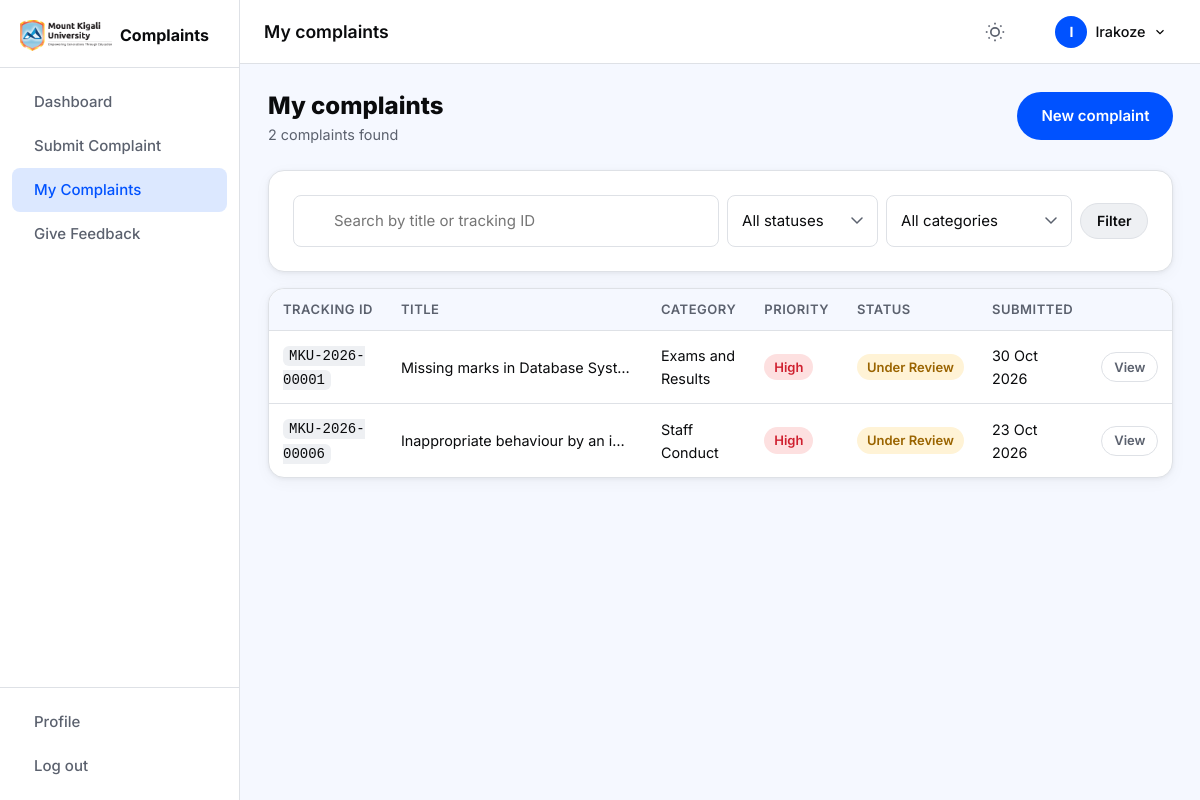
Screenshot of /student/my-complaints.php (signed in) with the database file from the repository.
### tables this page shows
CREATE TABLE `complaints` (
    `id`            INT UNSIGNED NOT NULL AUTO_INCREMENT,
    `tracking_id`   VARCHAR(20)  NOT NULL,
    `student_id`    INT UNSIGNED NOT NULL,
    `is_anonymous`  TINYINT(1)   NOT NULL DEFAULT 0,
    `category`      ENUM(
                        'Academic',
                        'Fees and Finance',
                        'Exams and Results',
                        'Accommodation',
                        'ICT and E-learning',
                        'Library',
                        'Staff Conduct',
                        'Other'
                    ) NOT NULL,
    `title`         VARCHAR(200) NOT NULL,
    `description`   TEXT NOT NULL,
    `priority`      ENUM('Low','Medium','High') NOT NULL DEFAULT 'Low',
    `department_id` INT UNSIGNED DEFAULT NULL,
    `assigned_to`   INT UNSIGNED DEFAULT NULL,
    `status`        ENUM(
                        'Submitted',
                        'Under Review',
                        'In Progress',
                        'Resolved',
                        'Closed',
                        'Rejected',
                        'Escalated'
                    ) NOT NULL DEFAULT 'Submitted',
    `rating`        TINYINT UNSIGNED DEFAULT NULL COMMENT '1-5 student satisfaction after resolution',
    `created_at`    DATETIME NOT NULL DEFAULT CURRENT_TIMESTAMP,
    `updated_at`    DATETIME NOT NULL DEFAULT CURRENT_TIMESTAMP ON UPDATE CURRENT_TIMESTAMP,
    PRIMARY KEY (`id`),
    UNIQUE KEY `uq_tracking_id` (`tracking_id`),
    KEY `idx_student_id`        (`student_id`),
    KEY `idx_status`            (`status`),
    KEY `idx_department_id`     (`department_id`),
    KEY `idx_assigned_to`       (`assigned_to`),
    KEY `idx_created_at`        (`created_at`),
    CONSTRAINT `fk_complaints_student`
        FOREIGN KEY (`student_id`) REFERENCES `users` (`id`)
        ON DELETE CASCADE ON UPDATE CASCADE,
    CONSTRAINT `fk_complaints_department`
        FOREIGN KEY (`department_id`) REFERENCES `departments` (`id`)
        ON DELETE SET NULL ON UPDATE CASCADE,
    CONSTRAINT `fk_complaints_assigned`
        FOREIGN KEY (`assigned_to`) REFERENCES `users` (`id`)
        ON DELETE SET NULL ON UPDATE CASCADE
);

### includes/functions.php (called while the page is built, shortened)
<?php
function e(string $value): string {
    return htmlspecialchars($value, ENT_QUOTES | ENT_SUBSTITUTE, 'UTF-8');
}
function status_badge_class(string $status): string {
    return match ($status) {
        'Submitted'    => 'blue',
        'Under Review' => 'yellow',
        'In Progress'  => 'orange',
        'Resolved'     => 'green',
        'Closed'       => 'grey',
        'Rejected'     => 'red',
        'Escalated'    => 'purple',
        default        => 'grey',
    };
}
function priority_badge_class(string $priority): string {
    return match ($priority) {
        'High'   => 'red',
        'Medium' => 'orange',
        'Low'    => 'green',
        default  => 'grey',
    };
}

### student/my-complaints.php (the view, shortened to what this page needs)
<?php
require_once dirname(__DIR__) . '/includes/functions.php';
$pdo  = get_db();
$user = get_logged_in_user();
$uid  = $user['id'];
$search   = trim($_GET['search']   ?? '');
$status   = trim($_GET['status']   ?? '');
$category = trim($_GET['category'] ?? '');
$page_num = max(1, (int)($_GET['page'] ?? 1));
$per_page = 10;
$where  = ['c.student_id = ?'];
$params = [$uid];
$where_sql = 'WHERE ' . implode(' AND ', $where);
$count_stmt = $pdo->prepare("SELECT COUNT(*) FROM complaints c {$where_sql}");
$count_stmt->execute($params);
$total = (int) $count_stmt->fetchColumn();
$pag = paginate($total, $per_page, $page_num);
$list_stmt = $pdo->prepare(
    "SELECT c.id, c.tracking_id, c.title, c.category, c.status, c.priority, c.is_anonymous, c.created_at, c.updated_at
     FROM complaints c {$where_sql}
     ORDER BY c.created_at DESC
     LIMIT ? OFFSET ?"
);
$params[] = $per_page;
$params[] = $pag['offset'];
$list_stmt->execute($params);
$complaints = $list_stmt->fetchAll();
$filter_params = array_filter(['search' => $search, 'status' => $status, 'category' => $category]);
include dirname(__DIR__) . '/includes/header.php';
?>
<div class="page-header">
  <div>
    <h2 class="page-title">My complaints</h2>
    <p class="page-subtitle"><?= $total ?> complaint<?= $total !== 1 ? 's' : '' ?> found</p>
  </div>
  <a href="<?= APP_URL ?>/student/submit-complaint.php" class="btn btn--primary">
    <?= icon('plus-circle') ?> New complaint
  </a>
</div>
<div class="filters-bar card">
  <form method="GET" action="" id="filter-form" class="filters-bar__form">
    <div class="filters-bar__search">
      <input type="text" name="search" id="search" class="form-input filters-bar__input"
             placeholder="Search by title or tracking ID"
             value="<?= e($search) ?>" aria-label="Search complaints">
    </div>
    <select name="status" class="form-input form-select filters-bar__select" aria-label="Filter by status">
      <option value="">All statuses</option>
    </select>
    <select name="category" class="form-input form-select filters-bar__select" aria-label="Filter by category">
      <option value="">All categories</option>
    </select>
    <button type="submit" class="btn btn--secondary btn--sm"><?= icon('filter') ?> Filter</button>
  </form>
</div>
<?php if (empty($complaints)): ?>
  <div class="empty-state card">
    <?= icon('file-text') ?>
    <h4>No complaints found</h4>
    <?php if (!empty($filter_params)): ?>
      <p>Try adjusting your filters.</p>
      <a href="?" class="btn btn--ghost btn--sm">Clear filters</a>
    <?php else: ?>
      <p>You have not submitted any complaints yet.</p>
      <a href="<?= APP_URL ?>/student/submit-complaint.php" class="btn btn--primary btn--sm">Submit your first complaint</a>
    <?php endif; ?>
  </div>
<?php else: ?>
  <div class="card table-card">
    <div class="table-wrap">
      <table class="table" aria-label="My complaints">
        <thead>
          <tr>
            <th scope="col">Tracking ID</th>
            <th scope="col">Title</th>
            <th scope="col">Category</th>
            <th scope="col">Priority</th>
            <th scope="col">Status</th>
            <th scope="col">Submitted</th>
            <th scope="col"><span class="sr-only">Action</span></th>
          </tr>
        </thead>
        <tbody>
          <?php foreach ($complaints as $c): ?>
          <tr>
            <td><code class="tracking-id"><?= e($c['tracking_id']) ?></code></td>
            <td class="table__title">
              <?= e($c['title']) ?>
            </td>
            <td><?= e($c['category']) ?></td>
            <td><span class="badge badge--<?= priority_badge_class($c['priority']) ?>"><?= e($c['priority']) ?></span></td>
            <td><span class="badge badge--<?= status_badge_class($c['status']) ?>"><?= e($c['status']) ?></span></td>
            <td><?= date('d M Y', strtotime($c['created_at'])) ?></td>
            <td>
              <a href="<?= APP_URL ?>/student/complaint-details.php?id=<?= (int)$c['id'] ?>"
                 class="btn btn--ghost btn--xs">View</a>
            </td>
          </tr>
          <?php endforeach; ?>
        </tbody>
      </table>
    </div>
  </div>
<?php endif; ?>
<?php include dirname(__DIR__) . '/includes/footer.php'; ?>

### assets/css/style.css (style rules this page uses)
:root { --blue: #0052FF; --blue-hover: #0045D8; --blue-light: #dce8ff; --text: #0A0B0D; --text-muted: #5B616E; --surface-1: #F5F8FF; --surface-2: #EEF0F3; --border: #DEE1E6; --success: #05B169; --success-bg: #d4f7e7; --warning: #F4A100; --warning-bg: #fff3d6; --error: #CF202F; --error-bg: #fde0e0; --info-bg: #dce8ff; --white: #ffffff; --shadow: 0 1px 4px rgba(0,0,0,0.06), 0 4px 16px rgba(0,0,0,0.04); --shadow-md: 0 4px 24px rgba(0,0,0,0.10); --radius-sm: 6px; --radius: 8px; --radius-lg: 16px; --radius-pill: 999px; --sidebar-w: 240px; --topbar-h: 64px; --transition: 150ms ease; }
*, *::before, *::after { box-sizing: border-box; margin: 0; padding: 0; }
html { font-size: 16px; scroll-behavior: smooth; }
body { font-family: 'Inter', system-ui, -apple-system, sans-serif; font-size: 1rem; line-height: 1.6; color: var(--text); background: var(--surface-1); -webkit-font-smoothing: antialiased; }
h1, h2, h3, h4, h5, h6 { font-weight: 700; line-height: 1.2; color: var(--text); }
a { color: var(--blue); text-decoration: none; }
button { cursor: pointer; font-family: inherit; }
code { font-family: 'Courier New', monospace; font-size: 0.875rem; }
.tracking-id { font-family: monospace; font-size: 0.875rem; background: var(--surface-2); padding: 2px 6px; border-radius: var(--radius-sm); }
.btn { display: inline-flex; align-items: center; justify-content: center; gap: 7px; font-family: inherit; font-size: 0.9375rem; font-weight: 600; height: 48px; padding: 0 24px; border-radius: var(--radius-pill); border: none; cursor: pointer; transition: background var(--transition), color var(--transition), box-shadow var(--transition); white-space: nowrap; text-decoration: none; position: relative; }
.btn--primary { background: var(--blue); color: #fff; }
.btn--secondary { background: var(--surface-2); color: var(--text); border: 1px solid var(--border); }
.btn--ghost { background: transparent; color: var(--text-muted); border: 1px solid var(--border); }
.btn--sm { height: 36px; font-size: 0.875rem; padding: 0 16px; }
.btn--xs { height: 30px; font-size: 0.8125rem; padding: 0 12px; }
.form-input { height: 52px; padding: 0 14px; font-size: 0.9375rem; font-family: inherit; color: var(--text); background: var(--white); border: 1px solid var(--border); border-radius: var(--radius); transition: border-color var(--transition), box-shadow var(--transition); appearance: none; }
.form-select { background-repeat: no-repeat; background-position: right 14px center; padding-right: 36px; cursor: pointer; }
.card { background: var(--white); border: 1px solid var(--border); border-radius: var(--radius-lg); box-shadow: var(--shadow); padding: 24px; }
.badge { display: inline-flex; align-items: center; padding: 3px 10px; border-radius: var(--radius-pill); font-size: 0.8125rem; font-weight: 600; white-space: nowrap; }
.badge--yellow { background: var(--warning-bg); color: #9a6400; }
.badge--red { background: var(--error-bg); color: var(--error); }
.table-wrap { overflow-x: auto; }
.table { width: 100%; border-collapse: collapse; }
.table th { font-size: 0.8125rem; font-weight: 600; text-transform: uppercase; letter-spacing: 0.04em; color: var(--text-muted); padding: 10px 14px; text-align: left; background: var(--surface-1); border-bottom: 1px solid var(--border); white-space: nowrap; position: sticky; top: 0; }
.table td { padding: 12px 14px; border-bottom: 1px solid var(--border); font-size: 0.9rem; color: var(--text); vertical-align: middle; }
.table tbody tr:last-child td { border-bottom: none; }
.table__title { max-width: 260px; overflow: hidden; text-overflow: ellipsis; white-space: nowrap; }
.table-card { padding: 0; overflow: hidden; }
.table-card .table-wrap { border-radius: var(--radius-lg); }
.filters-bar { margin-bottom: 16px; }
.filters-bar__form { display: flex; align-items: center; gap: 8px; flex-wrap: wrap; }
.filters-bar__search { position: relative; flex: 1; min-width: 200px; }
.filters-bar__input { padding-left: 40px; width: 100%; }
.filters-bar__select { min-width: 150px; height: 52px; }
.page-header { display: flex; align-items: flex-start; justify-content: space-between; gap: 16px; margin-bottom: 24px; flex-wrap: wrap; }
.page-title { font-size: 1.5rem; font-weight: 800; }
.page-subtitle { color: var(--text-muted); font-size: 0.9rem; margin-top: 2px; }

### rows the page displays
complaints: tracking "MKU-2026-00001", title "Missing marks in Database Syst…", category "Exams and Results", priority "High", status "Under Review", created_at "30 Oct 2026"
complaints: tracking "MKU-2026-00006", title "Inappropriate behaviour by an i…", category "Staff Conduct", priority "High", status "Under Review", created_at "23 Oct 2026"

### other values shown
$item['label'] "Dashboard"
$item['label'] "Submit Complaint"
$item['label'] "My Complaints"
$item['label'] "Give Feedback"
$page_title "My complaints"
substr($current_user['full_name'], 0, 1) "I"
explode(' ', $current_user['full_name'])[0] "Irakoze"
$total "2"
